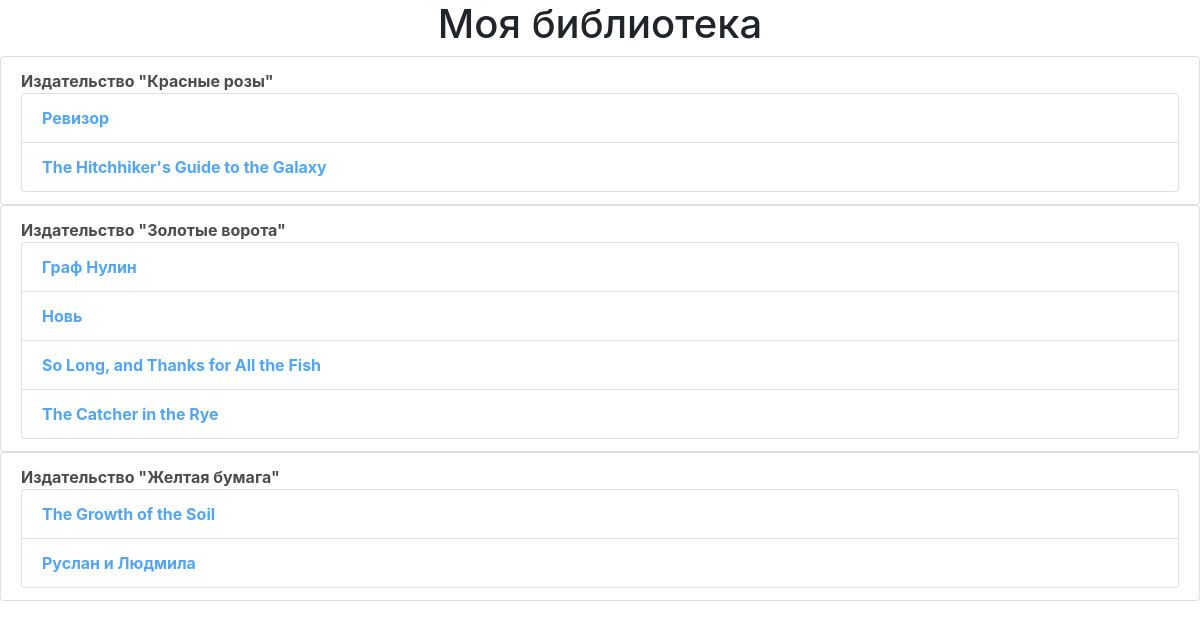
Page /publishers/ on the earlier database version.
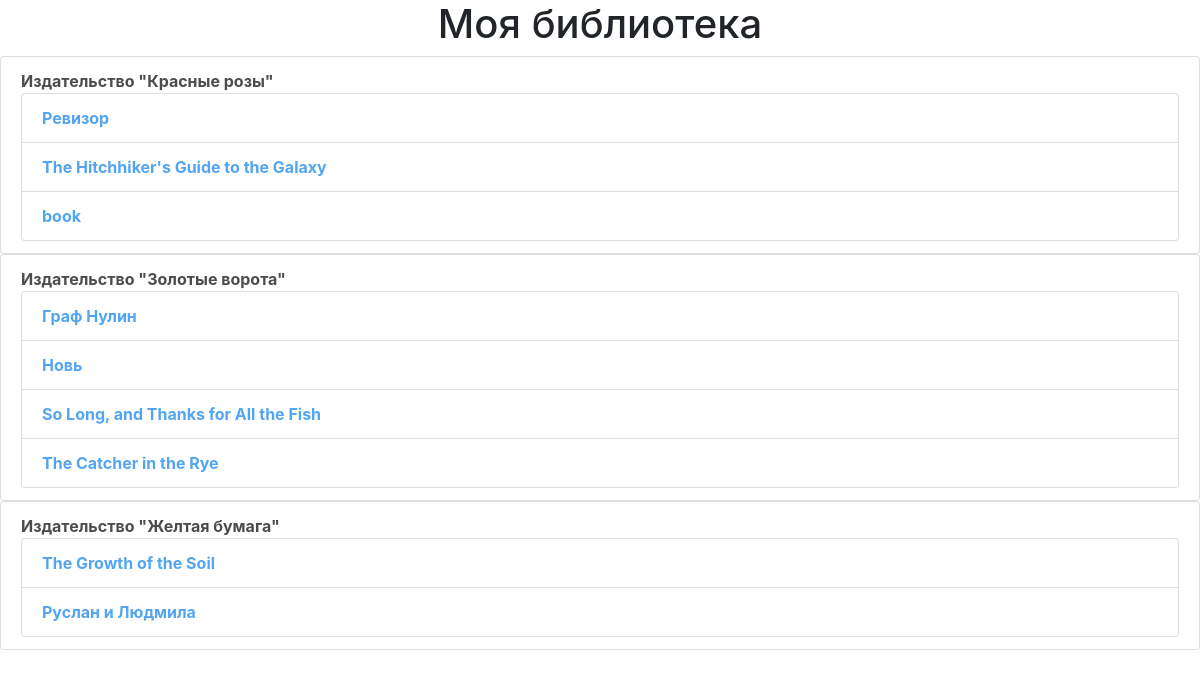
Same page on the later database version.
### p_library/models.py (models this page shows, shortened)
class Publisher(models.Model):
    name = models.CharField(max_length=160, verbose_name='Название')

class Book(models.Model):
    ISBN = models.CharField(max_length=13)
    title = models.CharField(max_length=160, verbose_name='Заголовок')
    description = models.TextField(verbose_name='Описание')
    year_release = models.SmallIntegerField(verbose_name='Дата издания')
    author = models.ForeignKey(Author, on_delete=models.CASCADE, verbose_name='Автор')
    price = models.DecimalField(max_digits=10, decimal_places=2, null=True, blank=True, verbose_name='Цена')
    copy_count = models.SmallIntegerField(default=1)
    publisher = models.ForeignKey(Publisher, on_delete=models.CASCADE, verbose_name='Издательство',
                 null=True, blank=True, related_name='books')
    friend = models.ForeignKey('Friend', on_delete=models.CASCADE, related_name='books',
                               verbose_name='Другу отдана', null=True, blank=True)
    image = models.ImageField(upload_to='book_photos/', blank=True, null=True,
                              verbose_name='Фото')

### p_library/views.py (the view)
# urls.py: path('publishers/', views.publishers)
def publishers(request):
    template = loader.get_template('publishers_list.html')
    publishers = Publisher.objects.all()
    books = Book.objects.all()
    publishers_data = {
        'publishers': publishers,
        'books': books
    }
    return HttpResponse(template.render(publishers_data, request))

### p_library/templates/publishers_list.html (shortened to what this page needs)
{% extends 'base.html' %}
{% block content %}
    {% for publisher in publishers %}
        <ul class="list-group">
            <li class="list-group-item publisher-name">
                Издательство "{{ publisher.name }}"
                <ul class="list-group publisher-book">
                    {% for book in publisher.books.all  %}
                        <li class="list-group-item"> {{ book.title }}</li>
                    {% endfor %}
                </ul>
            </li>
        </ul>
    {% endfor %}
{% endblock content %}

Differences in the rows shown:
added Book: title "book", shown under Publisher "Красные розы"
